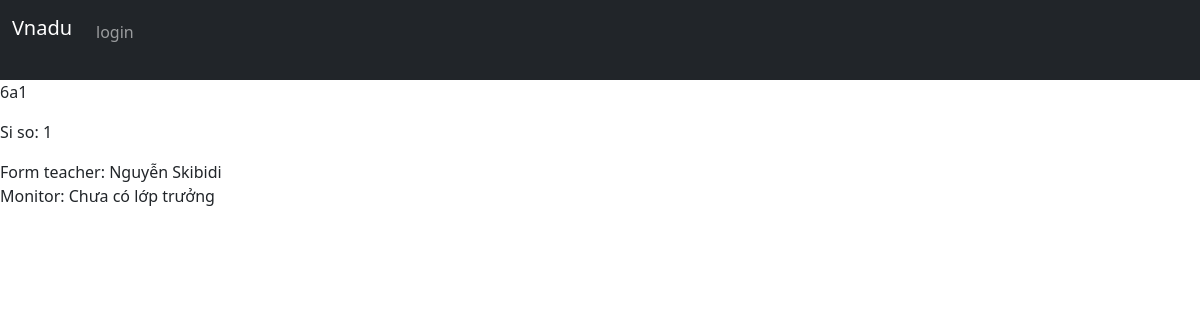
Page /classes on the earlier database version.
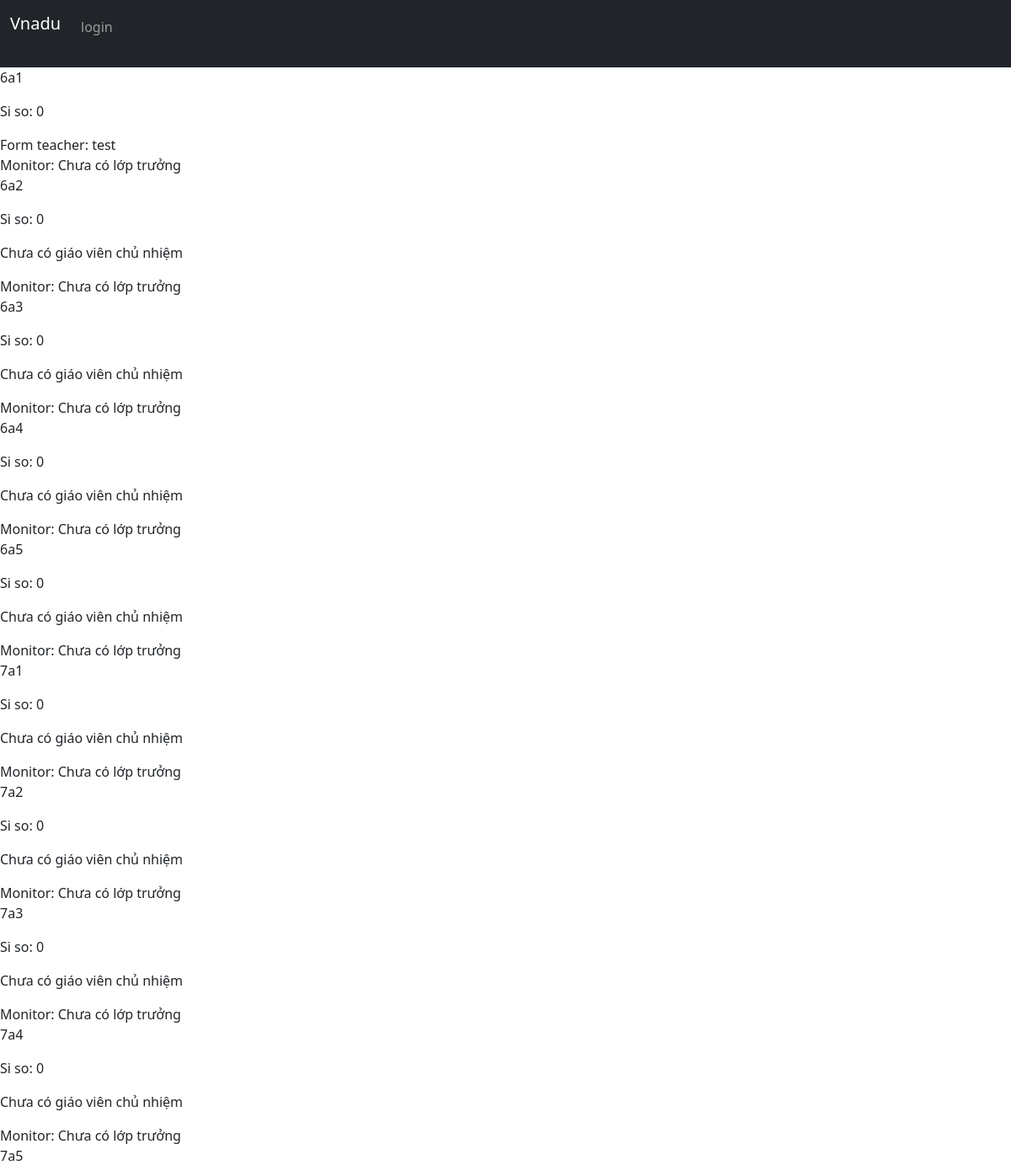
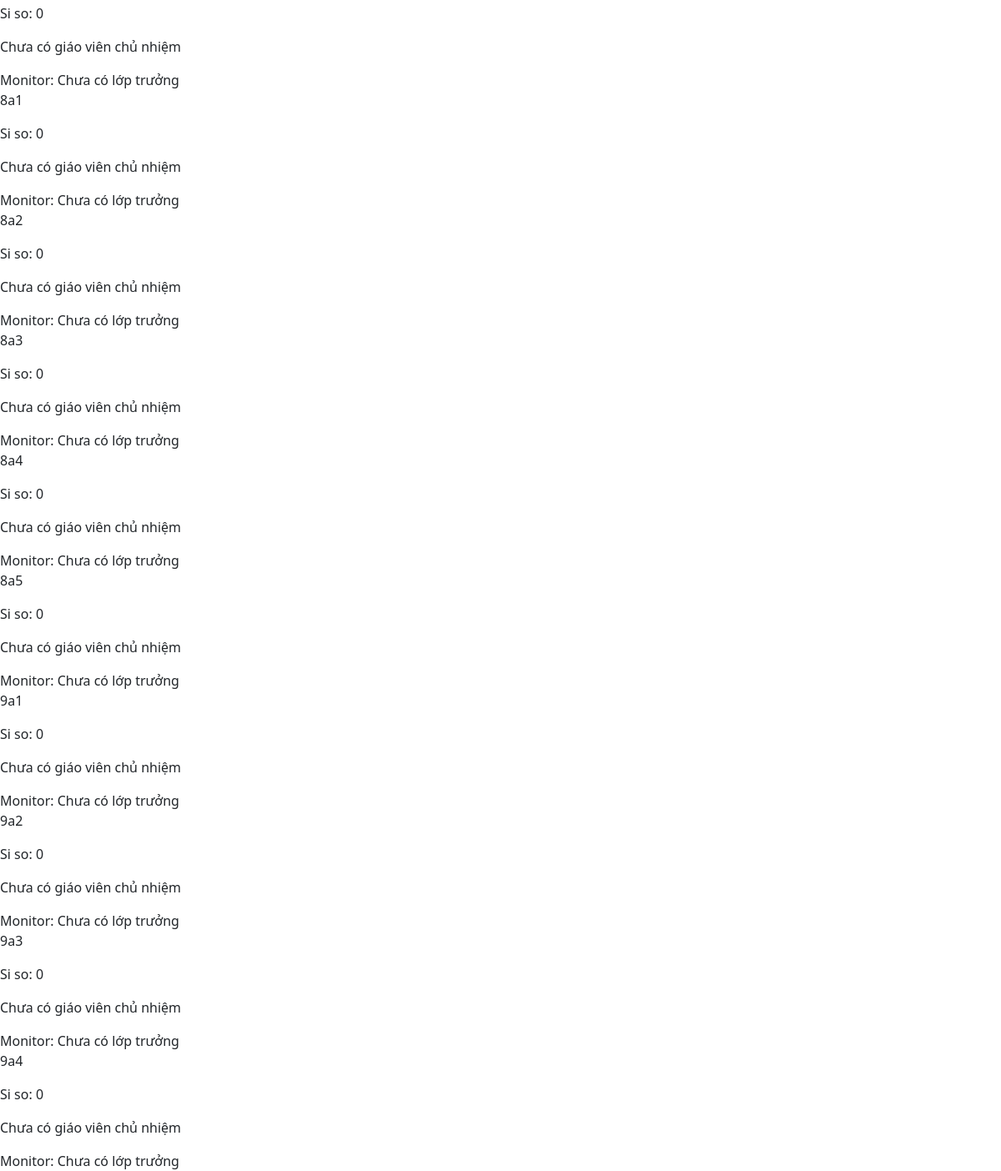
Same page on the later database version (2 pictures, top to bottom).
### Du_An/models.py (models this page shows, shortened)
class Class(models.Model):
    form_teacher = models.OneToOneField(Teacher, on_delete=models.CASCADE, null=True, default=None, related_name="form_class")
    name = models.CharField(max_length=3, unique=True)
    students = models.ManyToManyField(Student, blank=True, related_name="classroom")
    subject_teachers = models.ManyToManyField("ClassSubjectTeacher", related_name="classroom")
    def student_count(self) -> int:
        return self.students.count()

class Teacher(User):
    full_name = models.CharField(max_length=200, unique=False)
    subject = models.ManyToManyField(Subject, related_name="teachers")
    contact_information = models.TextField(default="")

### Du_An/views.py (the view)
# urls.py: path("classes", views.view_classes, name="classes"),
def view_classes(request):
    if request.method != "GET":
        return HttpResponseNotAllowed("Method not allowed")
    classes = Class.objects.all()
    return render(request, "Du_An/classes.html", {
        "classes": classes
    })

### Du_An/templates/Du_An/classes.html (shortened to what this page needs)
{% extends 'Du_An/layout.html' %}
{% block body %}
    <div class="classes">
        {% for class in classes %}
            <div class="class">
                <p class="class_name"> {{ class.name }} </p>
                <p class="class_student_count">Si so: {{ class.student_count }} </p>
                {% if class.form_teacher %}
                <a class="nav-link" href="{% url 'view_teacher' class.form_teacher.id %}">Form teacher: {{ class.form_teacher.full_name }} </a>
                {% else %}
                <p>Chưa có giáo viên chủ nhiệm</p>
                {% endif %}
                <a class="nav-link" href="#">Monitor: {% if class.monitor %} {{ class.monitor.full_name }} {% else %} Chưa có lớp trưởng {% endif %}</a>
            </div>
        {% endfor %}
    </div>
{% endblock %}

### Du_An/templates/Du_An/layout.html (shortened to what this page needs)
<!DOCTYPE html>
<html lang="vi">
<head>
    <link href="https://cdn.jsdelivr.net/npm/bootstrap@5.3.3/dist/css/bootstrap.min.css" rel="stylesheet">
</head>
<body>
    <nav class="navbar navbar-expand-xl navbar-dark bg-dark">
        <div class="container-fluid">
            <a class="navbar-brand mb-4" href="{% url 'dashboard' %}">Vnadu</a>
            <div class="collapse navbar-collapse">
                <ul class="navbar-nav me-auto mb-3">
                    {% if user.is_authenticated %}
                    <li class="nav-item">
                        <a href="{% url 'dashboard' %}" class="nav-link">Dashboard</a>
                    </li>
                    <li class="nav-item">
                        <a href="{% url 'classes' %}" class="nav-link">Danh sách lớp</a>
                    </li>
                    <li class="nav-item">
                        <a href="{% url 'logout' %}" class="nav-link">Logout</a>
                    </li>
                    {% else %}
                    <li class="nav-item">
                        <a href="{% url 'login' %}" class="nav-link">login</a>
                    </li>
                    {% endif %}
                </ul>
            </div>
        </div>
    </nav>
    {% block body %}{% endblock %}
</body>
</html>

Differences in the rows shown:
changed through a linked row, Class: student_count "1" → "0"; form_teacher.full_name "Nguyễn Skibidi" → "test"
added Class: name "6a2", student_count "0", shows "Chưa có giáo viên chủ nhiệm"
added Class: name "6a3", student_count "0", shows "Chưa có giáo viên chủ nhiệm"
added Class: name "6a4", student_count "0", shows "Chưa có giáo viên chủ nhiệm"
added Class: name "6a5", student_count "0", shows "Chưa có giáo viên chủ nhiệm"
added Class: name "7a1", student_count "0", shows "Chưa có giáo viên chủ nhiệm"
added Class: name "7a2", student_count "0", shows "Chưa có giáo viên chủ nhiệm"
added Class: name "7a3", student_count "0", shows "Chưa có giáo viên chủ nhiệm"
added Class: name "7a4", student_count "0", shows "Chưa có giáo viên chủ nhiệm"
added Class: name "7a5", student_count "0", shows "Chưa có giáo viên chủ nhiệm"
added Class: name "8a1", student_count "0", shows "Chưa có giáo viên chủ nhiệm"
added Class: name "8a2", student_count "0", shows "Chưa có giáo viên chủ nhiệm"
added Class: name "8a3", student_count "0", shows "Chưa có giáo viên chủ nhiệm"
added Class: name "8a4", student_count "0", shows "Chưa có giáo viên chủ nhiệm"
added Class: name "8a5", student_count "0", shows "Chưa có giáo viên chủ nhiệm"
added Class: name "9a1", student_count "0", shows "Chưa có giáo viên chủ nhiệm"
added Class: name "9a2", student_count "0", shows "Chưa có giáo viên chủ nhiệm"
added Class: name "9a3", student_count "0", shows "Chưa có giáo viên chủ nhiệm"
added Class: name "9a4", student_count "0", shows "Chưa có giáo viên chủ nhiệm"
